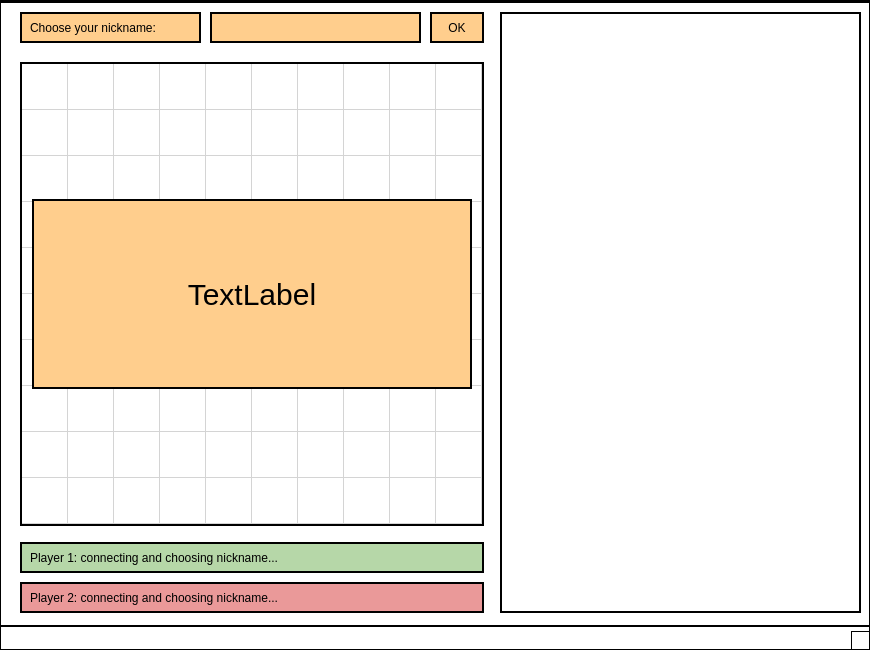
<?xml version="1.0" encoding="UTF-8"?>
<ui version="4.0">
 <class>MainWindow</class>
 <widget class="QMainWindow" name="MainWindow">
  <property name="geometry">
   <rect>
    <x>0</x>
    <y>0</y>
    <width>870</width>
    <height>650</height>
   </rect>
  </property>
  <property name="windowTitle">
   <string>MainWindow</string>
  </property>
  <property name="styleSheet">
   <string notr="true">background-color: white;
border: 1px solid black;</string>
  </property>
  <widget class="QWidget" name="centralwidget">
   <widget class="QTableWidget" name="game_table">
    <property name="enabled">
     <bool>false</bool>
    </property>
    <property name="geometry">
     <rect>
      <x>20</x>
      <y>60</y>
      <width>464</width>
      <height>464</height>
     </rect>
    </property>
    <property name="cursor" stdset="0">
     <cursorShape>CrossCursor</cursorShape>
    </property>
    <property name="mouseTracking">
     <bool>true</bool>
    </property>
    <property name="tabletTracking">
     <bool>true</bool>
    </property>
    <property name="autoFillBackground">
     <bool>false</bool>
    </property>
    <property name="styleSheet">
     <string notr="true">border: 2px solid black;</string>
    </property>
    <attribute name="horizontalHeaderVisible">
     <bool>false</bool>
    </attribute>
    <attribute name="horizontalHeaderCascadingSectionResizes">
     <bool>false</bool>
    </attribute>
    <attribute name="horizontalHeaderDefaultSectionSize">
     <number>46</number>
    </attribute>
    <attribute name="verticalHeaderVisible">
     <bool>false</bool>
    </attribute>
    <attribute name="verticalHeaderDefaultSectionSize">
     <number>46</number>
    </attribute>
    <attribute name="verticalHeaderHighlightSections">
     <bool>true</bool>
    </attribute>
    <row>
     <property name="text">
      <string>A</string>
     </property>
    </row>
    <row>
     <property name="text">
      <string>B</string>
     </property>
    </row>
    <row>
     <property name="text">
      <string>C</string>
     </property>
    </row>
    <row>
     <property name="text">
      <string>D</string>
     </property>
    </row>
    <row>
     <property name="text">
      <string>E</string>
     </property>
    </row>
    <row>
     <property name="text">
      <string>F</string>
     </property>
    </row>
    <row>
     <property name="text">
      <string>G</string>
     </property>
    </row>
    <row>
     <property name="text">
      <string>H</string>
     </property>
    </row>
    <row>
     <property name="text">
      <string>I</string>
     </property>
    </row>
    <row>
     <property name="text">
      <string>J</string>
     </property>
    </row>
    <column>
     <property name="text">
      <string>1</string>
     </property>
    </column>
    <column>
     <property name="text">
      <string>2</string>
     </property>
    </column>
    <column>
     <property name="text">
      <string>3</string>
     </property>
    </column>
    <column>
     <property name="text">
      <string>4</string>
     </property>
    </column>
    <column>
     <property name="text">
      <string>5</string>
     </property>
    </column>
    <column>
     <property name="text">
      <string>6</string>
     </property>
    </column>
    <column>
     <property name="text">
      <string>7</string>
     </property>
    </column>
    <column>
     <property name="text">
      <string>8</string>
     </property>
    </column>
    <column>
     <property name="text">
      <string>9</string>
     </property>
    </column>
    <column>
     <property name="text">
      <string>10</string>
     </property>
    </column>
    <item row="0" column="0">
     <property name="text">
      <string/>
     </property>
     <property name="flags">
      <set>ItemIsSelectable|ItemIsEditable|ItemIsDragEnabled|ItemIsUserCheckable|ItemIsEnabled</set>
     </property>
    </item>
    <item row="0" column="1">
     <property name="text">
      <string/>
     </property>
    </item>
    <item row="1" column="0">
     <property name="text">
      <string/>
     </property>
    </item>
   </widget>
   <widget class="QLineEdit" name="name_line">
    <property name="geometry">
     <rect>
      <x>210</x>
      <y>10</y>
      <width>211</width>
      <height>31</height>
     </rect>
    </property>
    <property name="styleSheet">
     <string notr="true">background-color: rgb(255, 206, 141);
font: 13pt &quot;JetBrains Mono&quot;;
padding-left: 10px;
border: 2px solid black;
border-radius: 16px;</string>
    </property>
    <property name="text">
     <string/>
    </property>
   </widget>
   <widget class="QLabel" name="name_label">
    <property name="geometry">
     <rect>
      <x>20</x>
      <y>10</y>
      <width>181</width>
      <height>31</height>
     </rect>
    </property>
    <property name="styleSheet">
     <string notr="true">background-color: rgb(255, 206, 141);
font: 13pt &quot;JetBrains Mono&quot;;
border-radius: 16px;
padding: 5px;
border: 2px solid black;</string>
    </property>
    <property name="text">
     <string>Choose your nickname:</string>
    </property>
   </widget>
   <widget class="QLabel" name="player1_name_label">
    <property name="geometry">
     <rect>
      <x>20</x>
      <y>540</y>
      <width>464</width>
      <height>31</height>
     </rect>
    </property>
    <property name="styleSheet">
     <string notr="true">background-color: #b6d7a8;
font: 13pt &quot;JetBrains Mono&quot;;
border-radius: 16px;
padding: 5px;
border: 2px solid black;</string>
    </property>
    <property name="text">
     <string>Player 1: connecting and choosing nickname...</string>
    </property>
   </widget>
   <widget class="QLabel" name="player2_name_label">
    <property name="geometry">
     <rect>
      <x>20</x>
      <y>580</y>
      <width>464</width>
      <height>31</height>
     </rect>
    </property>
    <property name="styleSheet">
     <string notr="true">background-color: #ea9999;
font: 13pt &quot;JetBrains Mono&quot;;
border-radius: 16px;
padding: 5px;
border: 2px solid black;</string>
    </property>
    <property name="text">
     <string>Player 2: connecting and choosing nickname...</string>
    </property>
   </widget>
   <widget class="QTextBrowser" name="logger">
    <property name="geometry">
     <rect>
      <x>500</x>
      <y>10</y>
      <width>361</width>
      <height>601</height>
     </rect>
    </property>
    <property name="styleSheet">
     <string notr="true">font: 13pt &quot;JetBrains Mono&quot;;
border: 2px solid black;
padding: 6px;
background-color: white;</string>
    </property>
    <property name="html">
     <string>&lt;!DOCTYPE HTML PUBLIC &quot;-//W3C//DTD HTML 4.0//EN&quot; &quot;http://www.w3.org/TR/REC-html40/strict.dtd&quot;&gt;
&lt;html&gt;&lt;head&gt;&lt;meta name=&quot;qrichtext&quot; content=&quot;1&quot; /&gt;&lt;style type=&quot;text/css&quot;&gt;
p, li { white-space: pre-wrap; }
&lt;/style&gt;&lt;/head&gt;&lt;body style=&quot; font-family:'JetBrains Mono'; font-size:13pt; font-weight:400; font-style:normal;&quot;&gt;
&lt;p style=&quot;-qt-paragraph-type:empty; margin-top:0px; margin-bottom:0px; margin-left:0px; margin-right:0px; -qt-block-indent:0; text-indent:0px;&quot;&gt;&lt;br /&gt;&lt;/p&gt;&lt;/body&gt;&lt;/html&gt;</string>
    </property>
   </widget>
   <widget class="QPushButton" name="access_name_button">
    <property name="geometry">
     <rect>
      <x>430</x>
      <y>10</y>
      <width>54</width>
      <height>31</height>
     </rect>
    </property>
    <property name="cursor">
     <cursorShape>PointingHandCursor</cursorShape>
    </property>
    <property name="styleSheet">
     <string notr="true">background-color: rgb(255, 206, 141);
font: 14pt &quot;JetBrains Mono&quot;;
border-radius: 16px;
padding: 5px;
border: 2px solid black;</string>
    </property>
    <property name="text">
     <string>OK</string>
    </property>
   </widget>
   <widget class="QLabel" name="game_over_banner">
    <property name="geometry">
     <rect>
      <x>32</x>
      <y>197</y>
      <width>440</width>
      <height>190</height>
     </rect>
    </property>
    <property name="styleSheet">
     <string notr="true">background-color: rgb(255, 206, 141);
font: 13pt &quot;JetBrains Mono&quot;;
padding: 5px;
border: 2px solid black;
font-size: 30px;

</string>
    </property>
    <property name="text">
     <string>TextLabel</string>
    </property>
    <property name="alignment">
     <set>Qt::AlignCenter</set>
    </property>
   </widget>
   <zorder>name_line</zorder>
   <zorder>name_label</zorder>
   <zorder>game_table</zorder>
   <zorder>player1_name_label</zorder>
   <zorder>player2_name_label</zorder>
   <zorder>logger</zorder>
   <zorder>access_name_button</zorder>
   <zorder>game_over_banner</zorder>
  </widget>
  <widget class="QMenuBar" name="menubar">
   <property name="geometry">
    <rect>
     <x>0</x>
     <y>0</y>
     <width>870</width>
     <height>23</height>
    </rect>
   </property>
  </widget>
  <widget class="QStatusBar" name="statusbar"/>
 </widget>
 <resources/>
 <connections/>
</ui>
